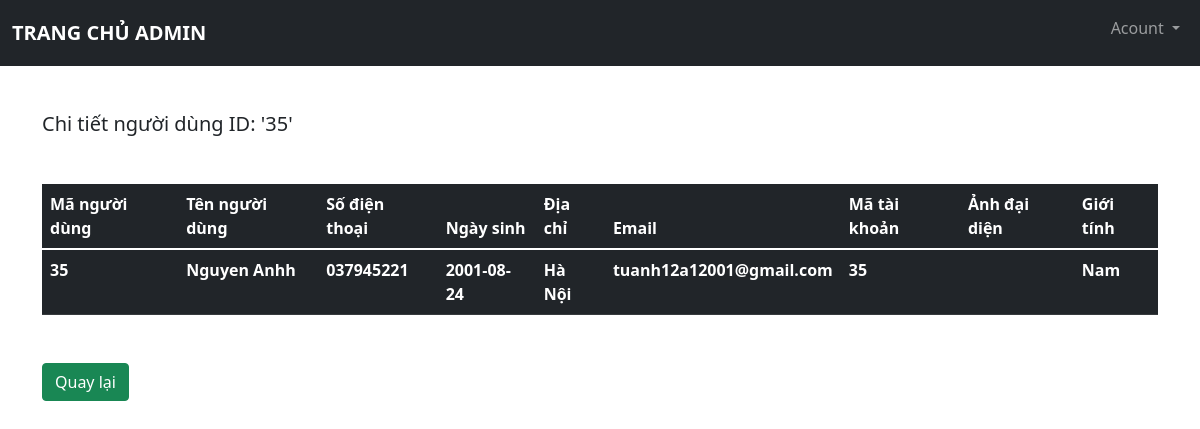
/src/admin/chitietnguoidung.php?id=35 (signed in), run on the app's committed database.
### tables this page shows
CREATE TABLE `tb_nguoidung` (
  `id_nguoidung` int(10) UNSIGNED NOT NULL,
  `tennguoidung` varchar(100) NOT NULL,
  `sodienthoai` varchar(13) NOT NULL,
  `ngaysinh` date NOT NULL,
  `diachi` varchar(255) NOT NULL,
  `email` varchar(255) NOT NULL,
  `id_taikhoan` int(10) UNSIGNED NOT NULL,
  `anhdaidien` varchar(255) NOT NULL,
  `gioitinh` tinyint(1) NOT NULL
);

### src/admin/chitietnguoidung.php (the view, shortened to what this page needs)
<?php
    include './menu_footer/menu.php';
?>
<?php
    $id_nguoidung = $_GET['id'];
?>
<div class="container">
        <table class="table table-dark table-hover mt-5 ">
            <h5 class="mt-5">Chi tiết người dùng ID: '<?php echo $id_nguoidung?>' </h5>
            <thead class="thead-dark">
                <tr>
                    <th scope="col">Mã người dùng </th>
                    <th scope="col">Tên người dùng</th>
                    <th scope="col">Số điện thoại</th>
                    <th scope="col">Ngày sinh</th>
                    <th scope="col">Địa chỉ</th>
                    <th scope="col">Email</th>
                    <th scope="col">Mã tài khoản</th>
                    <th scope="col">Ảnh đại diện</th>
                    <th scope="col">Giới tính </th>
                </tr>
            </thead>
            <?php
                include '../config/config.php';
                $sql_nguoidung = "SELECT * FROM tb_nguoidung WHERE id_nguoidung = '$id_nguoidung'";
                $result_nguoidung = mysqli_query($conn, $sql_nguoidung);
                if (mysqli_num_rows($result_nguoidung)>0) {
                    while ($row = mysqli_fetch_assoc($result_nguoidung)) {
            ?>
                    <tbody>
                        <tr>
                            <th scope="row"><?php echo $row['id_nguoidung'] ?></th>
                            <th scope="row"><?php echo $row['tennguoidung'] ?></th>
                            <th scope="row"><?php echo $row['sodienthoai'] ?></th>
                            <th scope="row"><?php echo $row['ngaysinh'] ?></th>
                            <th scope="row"><?php echo $row['diachi'] ?></th>
                            <th scope="row"><?php echo $row['email'] ?></th>
                            <th scope="row"><?php echo $row['id_taikhoan'] ?></th>
                            <th scope="row"><?php echo $row['anhdaidien'] ?></th>
                            <?php
                                if($row['gioitinh'] == '0'){
                                    echo '<th scope="row">Nữ</th>';
                                }else{
                                    echo '<th scope="row">Nam</th>';
                                }
                            ?>
                        </tr>
                    </tbody>
            <?php
                    }
                }
            ?>
        </table>
        <div class="row mt-5">
                <div class="col-2"><a href="http://localhost/BTL_QuanLiThongTinCaNhan/src/admin/dsnguoidung.php" class="btn btn-success">Quay lại</a></div>
                <div class="col-8"></div>
                <div class="col-2"></div>
            </div>
        </div>
    </div>
<?php
    include './menu_footer/footer.php';
?>

### src/admin/css/style.css (style rules this page uses)
:root { --offcanvas-width:270px; --topNavbarHeight: 56px; }

### data on the page
tb_nguoidung: id_nguoidung "35", tennguoidung "Nguyen Anhh", sodienthoai "037945221", ngaysinh "2001-08-24", diachi "Hà Nội", email "tuanh12a12001@gmail.com", id_taikhoan "35", gioitinh "Nam"

### other printed values
$id_nguoidung "35"
